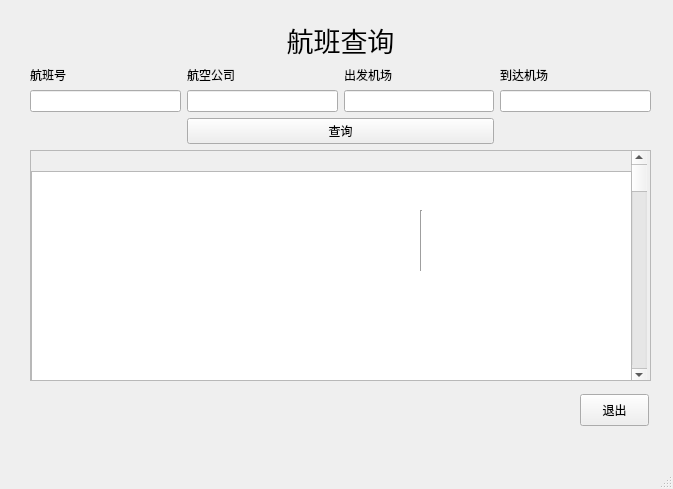
<?xml version="1.0" encoding="UTF-8"?>
<ui version="4.0">
 <class>MainWindow</class>
 <widget class="QMainWindow" name="MainWindow">
  <property name="geometry">
   <rect>
    <x>0</x>
    <y>0</y>
    <width>673</width>
    <height>489</height>
   </rect>
  </property>
  <property name="windowTitle">
   <string>用户操作页</string>
  </property>
  <widget class="QWidget" name="centralwidget">
   <widget class="QScrollArea" name="results_flight">
    <property name="geometry">
     <rect>
      <x>30</x>
      <y>150</y>
      <width>621</width>
      <height>231</height>
     </rect>
    </property>
    <property name="widgetResizable">
     <bool>true</bool>
    </property>
    <widget class="QWidget" name="scrollAreaWidgetContents">
     <property name="geometry">
      <rect>
       <x>0</x>
       <y>0</y>
       <width>619</width>
       <height>229</height>
      </rect>
     </property>
     <widget class="QScrollBar" name="verticalScrollBar">
      <property name="geometry">
       <rect>
        <x>600</x>
        <y>0</y>
        <width>16</width>
        <height>231</height>
       </rect>
      </property>
      <property name="orientation">
       <enum>Qt::Vertical</enum>
      </property>
     </widget>
     <widget class="QListView" name="listView">
      <property name="geometry">
       <rect>
        <x>0</x>
        <y>20</y>
        <width>601</width>
        <height>211</height>
       </rect>
      </property>
     </widget>
    </widget>
   </widget>
   <widget class="Line" name="line">
    <property name="geometry">
     <rect>
      <x>420</x>
      <y>210</y>
      <width>3</width>
      <height>61</height>
     </rect>
    </property>
    <property name="orientation">
     <enum>Qt::Vertical</enum>
    </property>
   </widget>
   <widget class="QWidget" name="layoutWidget">
    <property name="geometry">
     <rect>
      <x>30</x>
      <y>20</y>
      <width>621</width>
      <height>124</height>
     </rect>
    </property>
    <layout class="QGridLayout" name="gridLayout">
     <item row="0" column="1" colspan="2">
      <widget class="QLabel" name="label_5">
       <property name="font">
        <font>
         <pointsize>20</pointsize>
        </font>
       </property>
       <property name="text">
        <string>航班查询</string>
       </property>
       <property name="alignment">
        <set>Qt::AlignCenter</set>
       </property>
      </widget>
     </item>
     <item row="1" column="0">
      <layout class="QVBoxLayout" name="verticalLayout">
       <item>
        <widget class="QLabel" name="label">
         <property name="text">
          <string>航班号</string>
         </property>
        </widget>
       </item>
       <item>
        <widget class="QLineEdit" name="input_FID"/>
       </item>
      </layout>
     </item>
     <item row="1" column="1">
      <layout class="QVBoxLayout" name="verticalLayout_2">
       <item>
        <widget class="QLabel" name="label_2">
         <property name="text">
          <string>航空公司</string>
         </property>
        </widget>
       </item>
       <item>
        <widget class="QLineEdit" name="input_Airline"/>
       </item>
      </layout>
     </item>
     <item row="1" column="2">
      <layout class="QVBoxLayout" name="verticalLayout_3">
       <item>
        <widget class="QLabel" name="label_3">
         <property name="text">
          <string>出发机场</string>
         </property>
        </widget>
       </item>
       <item>
        <widget class="QLineEdit" name="input_Depart"/>
       </item>
      </layout>
     </item>
     <item row="1" column="3">
      <layout class="QVBoxLayout" name="verticalLayout_4">
       <item>
        <widget class="QLabel" name="label_4">
         <property name="text">
          <string>到达机场</string>
         </property>
        </widget>
       </item>
       <item>
        <widget class="QLineEdit" name="input_Arrive"/>
       </item>
      </layout>
     </item>
     <item row="2" column="1" colspan="2">
      <widget class="QPushButton" name="btn_search">
       <property name="text">
        <string>查询</string>
       </property>
      </widget>
     </item>
    </layout>
   </widget>
   <widget class="QPushButton" name="btn_exit">
    <property name="geometry">
     <rect>
      <x>580</x>
      <y>394</y>
      <width>69</width>
      <height>32</height>
     </rect>
    </property>
    <property name="text">
     <string>退出</string>
    </property>
   </widget>
  </widget>
  <widget class="QMenuBar" name="menubar">
   <property name="geometry">
    <rect>
     <x>0</x>
     <y>0</y>
     <width>673</width>
     <height>22</height>
    </rect>
   </property>
  </widget>
  <widget class="QStatusBar" name="statusbar"/>
 </widget>
 <resources/>
 <connections>
  <connection>
   <sender>btn_exit</sender>
   <signal>clicked()</signal>
   <receiver>MainWindow</receiver>
   <slot>close()</slot>
   <hints>
    <hint type="sourcelabel">
     <x>541</x>
     <y>391</y>
    </hint>
    <hint type="destinationlabel">
     <x>316</x>
     <y>244</y>
    </hint>
   </hints>
  </connection>
 </connections>
</ui>
